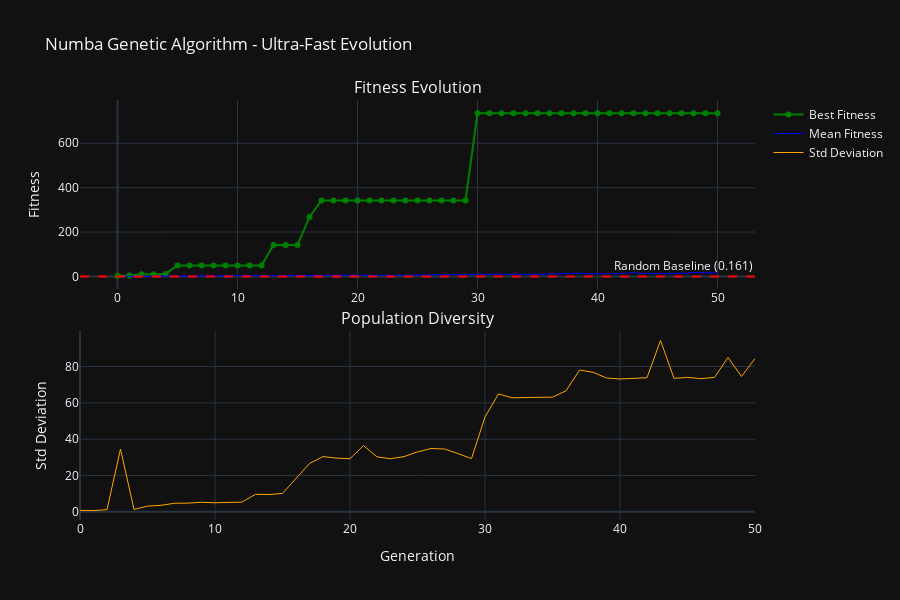

This figure's notebook cell:
### Markdown cell above
## Performance Analysis

### Code cell
# Analyze evolution progress
generations = list(range(len(trading_stats)))
best_fitness = [stat['best_fitness'] for stat in trading_stats]
mean_fitness = [stat['mean_fitness'] for stat in trading_stats]
std_fitness = [stat['std_fitness'] for stat in trading_stats]

# Interactive evolution plot
fig = make_subplots(
    rows=2, cols=1,
    subplot_titles=('Fitness Evolution', 'Population Diversity'),
    vertical_spacing=0.1
)

# Fitness evolution
fig.add_trace(go.Scatter(
    x=generations, y=best_fitness,
    mode='lines+markers',
    name='Best Fitness',
    line=dict(color='green', width=2)
), row=1, col=1)

fig.add_trace(go.Scatter(
    x=generations, y=mean_fitness,
    mode='lines',
    name='Mean Fitness',
    line=dict(color='blue', width=1)
), row=1, col=1)

# Random baseline
fig.add_hline(
    y=random_mean,
    line_dash="dash",
    line_color="red",
    annotation_text=f"Random Baseline ({random_mean:.3f})",
    row=1, col=1
)

# Population diversity
fig.add_trace(go.Scatter(
    x=generations, y=std_fitness,
    mode='lines',
    name='Std Deviation',
    line=dict(color='orange', width=1)
), row=2, col=1)

fig.update_layout(
    title="Numba Genetic Algorithm - Ultra-Fast Evolution",
    height=600,
    width=900
)

fig.update_xaxes(title_text="Generation", row=2, col=1)
fig.update_yaxes(title_text="Fitness", row=1, col=1)
fig.update_yaxes(title_text="Std Deviation", row=2, col=1)

fig.show()

print(f"📊 Evolution Summary:")
print(f"🚀 Starting fitness: {best_fitness[0]:.4f}")
print(f"🏆 Final fitness: {best_fitness[-1]:.4f}")
print(f"📈 Total improvement: {best_fitness[-1] - best_fitness[0]:.4f}")
print(f"🎯 Best generation: {generations[np.argmax(best_fitness)]}")

### Figure 1 — Plotly figure (JSON) as saved in the notebook; plotly's stock layout.template omitted (floating-point values rounded to 4 significant figures)
{"data": [{"line": {"color": "green", "width": 2}, "mode": "lines+markers", "name": "Best Fitness", "x": [0, 1, 2, 3, 4, 5, 6, 7, 8, 9, 10, 11, 12, 13, 14, 15, 16, 17, 18, 19, 20, 21, 22, 23, 24, 25, 26, 27, 28, 29, 30, 31, 32, 33, 34, 35, 36, 37, 38, 39, 40, 41, 42, 43, 44, 45, 46, 47, 48, 49, 50], "y": [2.796, 4.114, 10.08, 10.08, 11.17, 49.19, 49.19, 49.19, 49.19, 49.19, 49.19, 49.19, 49.19, 141.4, 141.4, 141.4, 268.0, 342.4, 342.4, 342.4, 342.4, 342.4, 342.4, 342.4, 342.4, 342.4, 342.4, 342.4, 342.4, 342.4, 735.3, 735.3, 735.3, 735.3, 735.3, 735.3, 735.3, 735.3, 735.3, 735.3, 735.3, 735.3, 735.3, 735.3, 735.3, 735.3, 735.3, 735.3, 735.3, 735.3, 735.3], "type": "scatter", "xaxis": "x", "yaxis": "y"}, {"line": {"color": "blue", "width": 1}, "mode": "lines", "name": "Mean Fitness", "x": [0, 1, 2, 3, 4, 5, 6, 7, 8, 9, 10, 11, 12, 13, 14, 15, 16, 17, 18, 19, 20, 21, 22, 23, 24, 25, 26, 27, 28, 29, 30, 31, 32, 33, 34, 35, 36, 37, 38, 39, 40, 41, 42, 43, 44, 45, 46, 47, 48, 49, 50], "y": [-0.05278, 0.1736, 0.2538, -1.558, 0.442, 0.6733, 0.7994, 1.227, 1.227, 1.369, 1.475, 1.442, 1.841, 2.273, 2.431, 2.527, 3.561, 4.468, 5.381, 4.718, 4.593, 6.681, 5.18, 4.893, 5.644, 5.957, 7.048, 7.346, 6.468, 5.503, 9.198, 10.06, 8.788, 8.836, 9.569, 9.56, 11.45, 13.67, 14.05, 12.3, 10.91, 12.07, 12.56, 16.94, 12.97, 13.15, 12.85, 13.99, 17.58, 15.27, 15.59], "type": "scatter", "xaxis": "x", "yaxis": "y"}, {"line": {"color": "orange", "width": 1}, "mode": "lines", "name": "Std Deviation", "x": [0, 1, 2, 3, 4, 5, 6, 7, 8, 9, 10, 11, 12, 13, 14, 15, 16, 17, 18, 19, 20, 21, 22, 23, 24, 25, 26, 27, 28, 29, 30, 31, 32, 33, 34, 35, 36, 37, 38, 39, 40, 41, 42, 43, 44, 45, 46, 47, 48, 49, 50], "y": [0.7808, 0.6866, 1.179, 34.57, 1.274, 3.124, 3.57, 4.702, 4.775, 5.228, 4.982, 4.958, 5.334, 9.632, 9.491, 10.12, 18.27, 26.58, 30.4, 29.56, 29.25, 36.44, 30.26, 29.25, 30.39, 32.98, 34.85, 34.59, 32.06, 29.3, 52.22, 64.92, 62.79, 62.83, 63.18, 63.15, 66.62, 78.01, 76.87, 73.69, 73.15, 73.41, 73.81, 94.36, 73.48, 74.04, 73.33, 74.05, 84.97, 74.53, 84.44], "type": "scatter", "xaxis": "x2", "yaxis": "y2"}], "layout": {"xaxis": {"anchor": "y", "domain": [0, 1]}, "yaxis": {"anchor": "x", "domain": [0.55, 1], "title": {"text": "Fitness"}}, "xaxis2": {"anchor": "y2", "domain": [0, 1], "title": {"text": "Generation"}}, "yaxis2": {"anchor": "x2", "domain": [0, 0.45], "title": {"text": "Std Deviation"}}, "annotations": [{"font": {"size": 16}, "showarrow": false, "text": "Fitness Evolution", "x": 0.5, "xanchor": "center", "xref": "paper", "y": 1, "yanchor": "bottom", "yref": "paper"}, {"font": {"size": 16}, "showarrow": false, "text": "Population Diversity", "x": 0.5, "xanchor": "center", "xref": "paper", "y": 0.45, "yanchor": "bottom", "yref": "paper"}, {"showarrow": false, "text": "Random Baseline (0.161)", "x": 1, "xanchor": "right", "xref": "x domain", "y": 0.1611, "yanchor": "bottom", "yref": "y"}], "shapes": [{"line": {"color": "red", "dash": "dash"}, "type": "line", "x0": 0, "x1": 1, "xref": "x domain", "y0": 0.1611, "y1": 0.1611, "yref": "y"}], "title": {"text": "Numba Genetic Algorithm - Ultra-Fast Evolution"}, "height": 600, "width": 900}}
